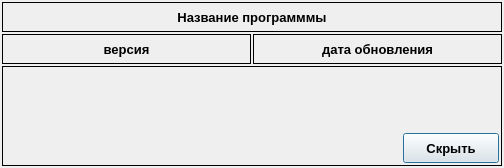
<?xml version="1.0" encoding="UTF-8"?>
<ui version="4.0">
 <class>RAbout</class>
 <widget class="QDialog" name="RAbout">
  <property name="geometry">
   <rect>
    <x>0</x>
    <y>0</y>
    <width>504</width>
    <height>168</height>
   </rect>
  </property>
  <property name="minimumSize">
   <size>
    <width>504</width>
    <height>168</height>
   </size>
  </property>
  <property name="maximumSize">
   <size>
    <width>504</width>
    <height>168</height>
   </size>
  </property>
  <property name="font">
   <font>
    <family>Arial</family>
    <pointsize>10</pointsize>
    <weight>75</weight>
    <bold>true</bold>
   </font>
  </property>
  <property name="windowTitle">
   <string>О программе</string>
  </property>
  <layout class="QVBoxLayout" name="verticalLayout">
   <property name="spacing">
    <number>2</number>
   </property>
   <property name="leftMargin">
    <number>2</number>
   </property>
   <property name="topMargin">
    <number>2</number>
   </property>
   <property name="rightMargin">
    <number>2</number>
   </property>
   <property name="bottomMargin">
    <number>0</number>
   </property>
   <item>
    <widget class="QLabel" name="lbNme">
     <property name="minimumSize">
      <size>
       <width>0</width>
       <height>30</height>
      </size>
     </property>
     <property name="maximumSize">
      <size>
       <width>16777215</width>
       <height>30</height>
      </size>
     </property>
     <property name="frameShape">
      <enum>QFrame::Box</enum>
     </property>
     <property name="text">
      <string>Название программмы</string>
     </property>
     <property name="alignment">
      <set>Qt::AlignCenter</set>
     </property>
    </widget>
   </item>
   <item>
    <layout class="QHBoxLayout" name="ly">
     <property name="spacing">
      <number>2</number>
     </property>
     <item>
      <widget class="QLabel" name="lbVer">
       <property name="minimumSize">
        <size>
         <width>0</width>
         <height>30</height>
        </size>
       </property>
       <property name="maximumSize">
        <size>
         <width>16777215</width>
         <height>30</height>
        </size>
       </property>
       <property name="frameShape">
        <enum>QFrame::Box</enum>
       </property>
       <property name="text">
        <string>версия</string>
       </property>
       <property name="alignment">
        <set>Qt::AlignCenter</set>
       </property>
      </widget>
     </item>
     <item>
      <widget class="QLabel" name="lbUpd">
       <property name="minimumSize">
        <size>
         <width>0</width>
         <height>30</height>
        </size>
       </property>
       <property name="maximumSize">
        <size>
         <width>16777215</width>
         <height>30</height>
        </size>
       </property>
       <property name="frameShape">
        <enum>QFrame::Box</enum>
       </property>
       <property name="text">
        <string>дата обновления</string>
       </property>
       <property name="alignment">
        <set>Qt::AlignCenter</set>
       </property>
      </widget>
     </item>
    </layout>
   </item>
   <item>
    <widget class="QFrame" name="frImg">
     <property name="minimumSize">
      <size>
       <width>500</width>
       <height>100</height>
      </size>
     </property>
     <property name="maximumSize">
      <size>
       <width>500</width>
       <height>100</height>
      </size>
     </property>
     <property name="frameShape">
      <enum>QFrame::Box</enum>
     </property>
     <property name="frameShadow">
      <enum>QFrame::Plain</enum>
     </property>
     <widget class="QPushButton" name="btHide">
      <property name="geometry">
       <rect>
        <x>401</x>
        <y>67</y>
        <width>96</width>
        <height>30</height>
       </rect>
      </property>
      <property name="minimumSize">
       <size>
        <width>96</width>
        <height>30</height>
       </size>
      </property>
      <property name="maximumSize">
       <size>
        <width>96</width>
        <height>30</height>
       </size>
      </property>
      <property name="styleSheet">
       <string notr="true">background-image: url();</string>
      </property>
      <property name="text">
       <string>Скрыть</string>
      </property>
     </widget>
    </widget>
   </item>
  </layout>
 </widget>
 <resources/>
 <connections>
  <connection>
   <sender>btHide</sender>
   <signal>clicked()</signal>
   <receiver>RAbout</receiver>
   <slot>reject()</slot>
   <hints>
    <hint type="sourcelabel">
     <x>450</x>
     <y>149</y>
    </hint>
    <hint type="destinationlabel">
     <x>249</x>
     <y>83</y>
    </hint>
   </hints>
  </connection>
 </connections>
</ui>
